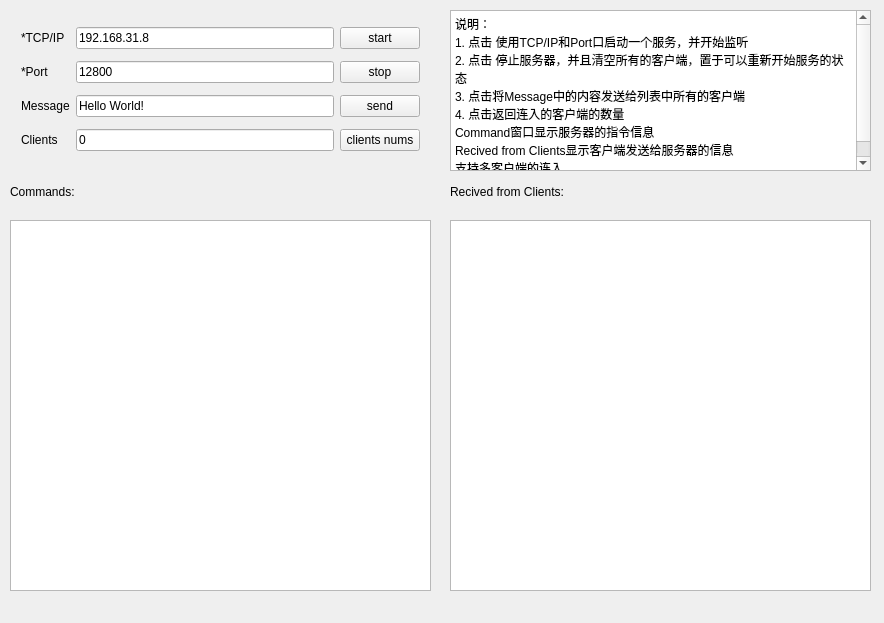
<?xml version="1.0" encoding="UTF-8"?>
<ui version="4.0">
 <class>simple_tcp_serverClass</class>
 <widget class="QMainWindow" name="simple_tcp_serverClass">
  <property name="geometry">
   <rect>
    <x>0</x>
    <y>0</y>
    <width>884</width>
    <height>623</height>
   </rect>
  </property>
  <property name="windowTitle">
   <string>simple_tcp_server</string>
  </property>
  <widget class="QWidget" name="centralWidget">
   <widget class="QWidget" name="gridLayoutWidget">
    <property name="geometry">
     <rect>
      <x>10</x>
      <y>10</y>
      <width>421</width>
      <height>161</height>
     </rect>
    </property>
    <layout class="QGridLayout" name="gridLayout">
     <item row="0" column="2">
      <widget class="QPushButton" name="btn_start">
       <property name="text">
        <string>start</string>
       </property>
      </widget>
     </item>
     <item row="2" column="2">
      <widget class="QPushButton" name="btn_send">
       <property name="text">
        <string>send</string>
       </property>
      </widget>
     </item>
     <item row="1" column="1">
      <widget class="QLineEdit" name="le_port">
       <property name="text">
        <string>12800</string>
       </property>
      </widget>
     </item>
     <item row="2" column="1">
      <widget class="QLineEdit" name="le_msg">
       <property name="text">
        <string>Hello World!</string>
       </property>
      </widget>
     </item>
     <item row="1" column="0">
      <widget class="QLabel" name="label_2">
       <property name="text">
        <string>*Port</string>
       </property>
      </widget>
     </item>
     <item row="1" column="2">
      <widget class="QPushButton" name="btn_stop">
       <property name="text">
        <string>stop</string>
       </property>
      </widget>
     </item>
     <item row="0" column="0">
      <widget class="QLabel" name="label">
       <property name="text">
        <string>*TCP/IP</string>
       </property>
      </widget>
     </item>
     <item row="0" column="1">
      <widget class="QLineEdit" name="le_addr">
       <property name="text">
        <string>192.168.31.8</string>
       </property>
      </widget>
     </item>
     <item row="2" column="0">
      <widget class="QLabel" name="label_3">
       <property name="text">
        <string>Message</string>
       </property>
      </widget>
     </item>
     <item row="3" column="0">
      <widget class="QLabel" name="label_4">
       <property name="text">
        <string>Clients</string>
       </property>
      </widget>
     </item>
     <item row="3" column="1">
      <widget class="QLineEdit" name="le_client_nums">
       <property name="text">
        <string>0</string>
       </property>
      </widget>
     </item>
     <item row="3" column="2">
      <widget class="QPushButton" name="btn_get_clients">
       <property name="text">
        <string>clients nums</string>
       </property>
      </widget>
     </item>
    </layout>
   </widget>
   <widget class="QPlainTextEdit" name="pte_commands">
    <property name="geometry">
     <rect>
      <x>10</x>
      <y>220</y>
      <width>421</width>
      <height>371</height>
     </rect>
    </property>
   </widget>
   <widget class="QPlainTextEdit" name="pte_recv">
    <property name="geometry">
     <rect>
      <x>450</x>
      <y>220</y>
      <width>421</width>
      <height>371</height>
     </rect>
    </property>
   </widget>
   <widget class="QLabel" name="label_5">
    <property name="geometry">
     <rect>
      <x>10</x>
      <y>180</y>
      <width>111</width>
      <height>24</height>
     </rect>
    </property>
    <property name="text">
     <string>Commands:</string>
    </property>
   </widget>
   <widget class="QLabel" name="label_6">
    <property name="geometry">
     <rect>
      <x>450</x>
      <y>180</y>
      <width>141</width>
      <height>24</height>
     </rect>
    </property>
    <property name="text">
     <string>Recived from Clients:</string>
    </property>
   </widget>
   <widget class="QPlainTextEdit" name="pte_instruction">
    <property name="geometry">
     <rect>
      <x>450</x>
      <y>10</y>
      <width>421</width>
      <height>161</height>
     </rect>
    </property>
    <property name="plainText">
     <string>说明：
1. 点击&lt;start&gt; 使用TCP/IP和Port口启动一个服务，并开始监听
2. 点击&lt;stop&gt; 停止服务器，并且清空所有的客户端，置于可以重新开始服务的状态
3. 点击&lt;send&gt;将Message中的内容发送给列表中所有的客户端
4. 点击&lt;active clients&gt;返回连入的客户端的数量
Command窗口显示服务器的指令信息
Recived from Clients显示客户端发送给服务器的信息
支持多客户端的连入</string>
    </property>
   </widget>
  </widget>
  <widget class="QMenuBar" name="menuBar">
   <property name="geometry">
    <rect>
     <x>0</x>
     <y>0</y>
     <width>884</width>
     <height>21</height>
    </rect>
   </property>
  </widget>
 </widget>
 <layoutdefault spacing="6" margin="11"/>
 <resources>
  <include location="simple_tcp_server.qrc"/>
 </resources>
 <connections/>
</ui>
